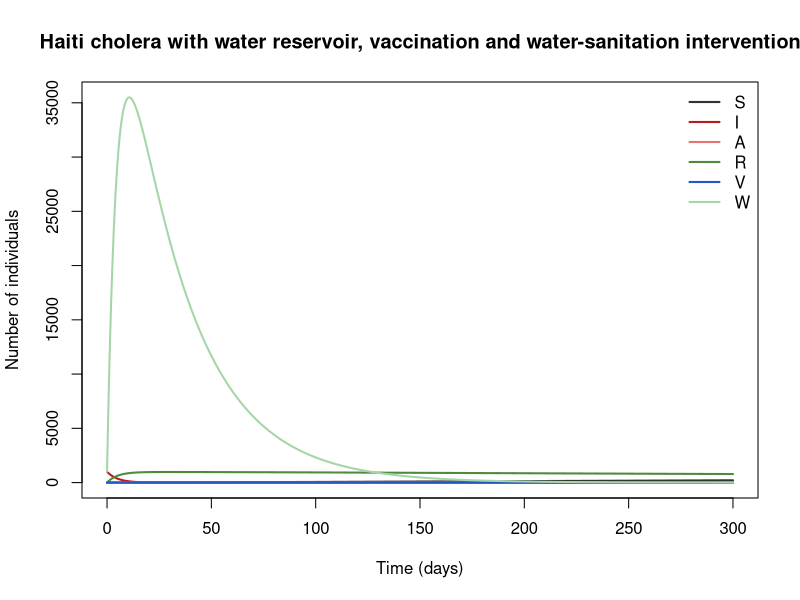

The R script that drew this image:
## Haiti cholera with water reservoir, vaccination and water-sanitation intervention
## Cholera, Haiti 2010–11.
## Parameter values: 0 of 15 checked against the source; the rest are recalled or illustrative.
## Reference: Andrews JR, Basu S. Transmission dynamics and control of cholera in Haiti: an epidemic model. Lancet 2011;377(9773):1248–1255
## Source: https://doi.org/10.1016/S0140-6736(11
##
## Generated from a compartmental model diagram (model format v1).
## Regenerating from the same diagram always gives this exact file.
##
## Compartments: S, I, A, R, V, W
## Flows (time unit: days):
##   S -> I          : p_sym * lam * S
##   S -> A          : (1 - p_sym) * lam * S
##   I -> R          : gam_c * I
##   I -> (outside)  : cfr_rate * I
##   A -> R          : gam_c * A
##   R -> S          : omega_r * R
##   S -> V          : nu_v * eff_v * S
##   V -> S          : omega_v * V
##   (outside) -> W  : xi_w * (I + rel_a * A)
##   W -> (outside)  : del_w * W

library(deSolve)

# ---- Time ------------------------------------------------------------
times <- seq(0, 300, by = 0.5)  # days

# ---- Parameters ------------------------------------------------------
parameters <- c(
  beta_w = 1.0,        # contaminated-water exposure rate (fitted in the paper) [I] (day^-1)
  beta_h = 0.1,        # direct (short-cycle) transmission [I] (day^-1)
  kap_w = 1e6,         # half-saturation dose, as in Codeço [M] (cells/ml)
  p_sym = 0.2,         # fraction of infections that are symptomatic [I]
  rel_a = 0.1,         # relative shedding/infectiousness of asymptomatic infections [I]
  gam_c = 0.2,         # recovery rate (5 days) [M] (day^-1)
  cfr_rate = 0.002,    # symptomatic death rate (fitted in the paper) [I] (day^-1)
  xi_w = 10,           # shedding [I] (cells ml^-1 day^-1 per symptomatic person)
  del_w = 0.033,       # vibrio decay rate (30-day survival) [M, as used in Hartley/Morris/Smith 2006-style models] (day^-1)
  omega_r = 1 / 1095,  # waning of natural immunity (about 3 years) [M] (day^-1)
  nu_v = 0,            # vaccination rate; try 0.001 [I] (day^-1)
  eff_v = 0.65,        # vaccine efficacy [I]
  omega_v = 1 / 1095,  # vaccine waning [I] (day^-1)
  red_w = 0.001436,    # equals −log(0.99)/7, a 1%/week reduction in contaminated-water consumption [V for the 1%/week scenario] (day^-1)
  t_int = 120          # start of the water intervention [I] (day)
)

# ---- Initial conditions ----------------------------------------------
state <- c(
  S = 9,     # susceptible
  I = 1000,  # symptomatic infected
  A = 0,     # asymptomatic infected
  R = 0,     # recovered/immune
  V = 0,     # vaccinated (OCV)
  W = 1e3    # V. cholerae concentration in the water reservoir (cells/ml)
)

# ---- Model equations -------------------------------------------------
cholera_andrews_basu2011_model <- function(t, state, parameters) {
  with(as.list(c(state, parameters)), {
    # Total population
    N <- S + I + A + R + V

    # Derived quantities
    water_mult <- exp(-red_w * max(t - t_int, 0))
    lam <- beta_w * water_mult * W / (kap_w + W) + beta_h * (I + rel_a * A) / N

    # Rates of change
    dS <- -p_sym * lam * S - (1 - p_sym) * lam * S + omega_r * R - nu_v * eff_v * S + omega_v * V
    dI <- p_sym * lam * S - gam_c * I - cfr_rate * I
    dA <- (1 - p_sym) * lam * S - gam_c * A
    dR <- gam_c * I + gam_c * A - omega_r * R
    dV <- nu_v * eff_v * S - omega_v * V
    dW <- xi_w * (I + rel_a * A) - del_w * W

    list(c(dS, dI, dA, dR, dV, dW))
  })
}

# ---- Solve -----------------------------------------------------------
out <- ode(y = state, times = times, func = cholera_andrews_basu2011_model, parms = parameters)
out <- as.data.frame(out)

# ---- Plot ------------------------------------------------------------
compartment_cols <- c(S = "#333333", I = "#B71C1C", A = "#E57373", R = "#4E8A3E", V = "#2457C5", W = "#A5D6A7")
matplot(out$time, out[, names(compartment_cols)], type = "l", lty = 1, lwd = 2,
        col = compartment_cols, xlab = "Time (days)", ylab = "Number of individuals",
        main = "Haiti cholera with water reservoir, vaccination and water-sanitation intervention")
legend("topright", legend = names(compartment_cols), col = compartment_cols,
       lty = 1, lwd = 2, bty = "n")
